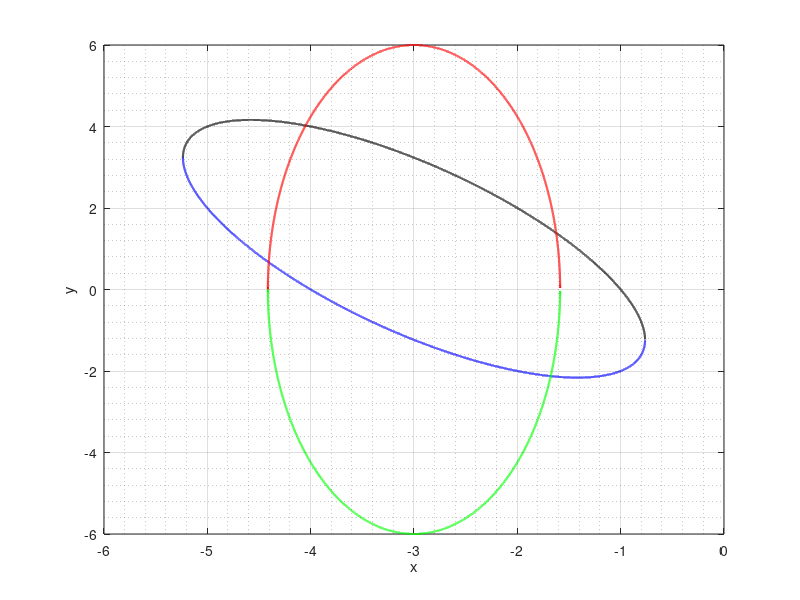

MATLAB code to generate this figure: (Note: this script raises an error after producing the figure.)
clc; clear all; close all;

% root of the Discriminant to find range of x:
% Discriminant: -4x^2-24x-16=0
r = roots([-4 -24 -16]);
x = min(r):0.0001:max(r);

y1 = (-(2*x+4)+sqrt(-4*x.^2-24*x-16))/2;
y2 = (-(2*x+4)-sqrt(-4*x.^2-24*x-16))/2;
plot(x, y1, 'k-', 'linewidth', 1.5)
hold on
plot(x, y2, 'b-', 'linewidth', 1.5)
xlabel('x'); ylabel('y');

% Now considering Second Equation of Ellipse:
% Finding range of x, solving x^2+6x+7?0 for x 
r1 = roots([1 6 7]);
x1 = min(r1):0.0001:max(r1);

y11 =  3*sqrt(4-2*(x1+3).^2);
y22 = -3*sqrt(4-2*(x1+3).^2);

plot(x1, y11, 'r-', 'linewidth', 1.5)
plot(x1, y22, 'g-', 'linewidth', 1.5)
grid on
grid minor

% Applying Newton-Raphson's method:
f1 = @(x) (-(2*x+4)+sqrt(-4*x.^2-24*x-16))/2;
f2 = @(x) (-(2*x+4)-sqrt(-4*x.^2-24*x-16))/2;
f3 = @(x)  3*sqrt(4-2*(x+3).^2);
f4 = @(x) -3*sqrt(4-2*(x+3).^2);

f_Br = @(x) f3(x) - f1(x);      % Black-Red Intersection.
f_br = @(x) f3(x) - f2(x);      % Blue-Red Intersection.
f_bg = @(x) f4(x) - f2(x);      % Blue-Green Intersection.

dx = 1e-7;
df = @(f,x) (f(x+dx) - f(x))/dx;

% First Point Black-Blue intersection
x = 0;
xp = 0;
ea = 1;
while ea>0.0001
    x = x - f_Br(x)/df(f_Br, x);
    ea = abs((x-xp)/x);
    xp = x;
end
pt_x1 = real(x);
pt_y1 = f1(pt_x1);
disp("Black-Blue Intersection: "+string(pt_x1)+" "+string(pt_y1));

axis square

% Second Point Black-Blue intersection
x = -2;
xp = 0;
ea = 1;
while ea>0.0001
    x = x - f_Br(x)/df(f_Br, x);
    ea = abs((x-xp)/x);
    xp = x;
end
pt_x2 = real(x);
pt_y2 = f1(pt_x2);
disp("Black-Blue Intersection: "+string(pt_x2)+" "+string(pt_y2));

% Third Point Blue-Red intersection
x = -3;
xp = -3;
ea = 1;
while ea>0.0001
    x = x - f_br(x)/df(f_br, x);
    ea = abs((x-xp)/x);
    xp = x;
end
pt_x3 = real(x);
pt_y3 = f2(pt_x3);
disp("Blue-Red Intersection: "+string(pt_x3)+" "+string(pt_y3));

% Fourth Point Blue-Red intersection
x = -3;
xp = -3;
ea = 1;
while ea>0.0001
    x = x - f_bg(x)/df(f_bg, x);
    ea = abs((x-xp)/x);
    xp = x;
end
pt_x4 = real(x);
pt_y4 = f2(pt_x4);
disp("Blue-Red Intersection: "+string(pt_x4)+" "+string(pt_y4));
labels = {"("+string(round(pt_x1, 3))+", "+string(round(pt_y1, 3))+")", ...
    "("+string(round(pt_x2,3))+", "+string(round(pt_y2, 3))+")", ...
    "("+string(round(pt_x3,3))+", "+string(round(pt_y3, 3))+")", ...
    "("+string(round(pt_x4,3))+", "+string(round(pt_y4, 3))+")"};
pt_x = [pt_x1 pt_x2 pt_x3 pt_x4];
pt_y = [pt_y1 pt_y2 pt_y3 pt_y4];

plot(pt_x, pt_y, 'O', 'linewidth', 2);
text(pt_x, pt_y, labels,'VerticalAlignment','bottom','HorizontalAlignment','left');

lgd = legend({'$\frac{-(2x+4)+\sqrt{-4x^2-24x-16}}{2}$', ...
    '$\frac{-(2x+4)-\sqrt{-4x^2-24x-16}}{2}$', ...
    '$3\sqrt{4-2(x+3)^2}$', ...
    '$-3\sqrt{4-2(x+3)^2}$', 'Intersection Points'},'Interpreter','latex');
lgd.FontSize = 12;